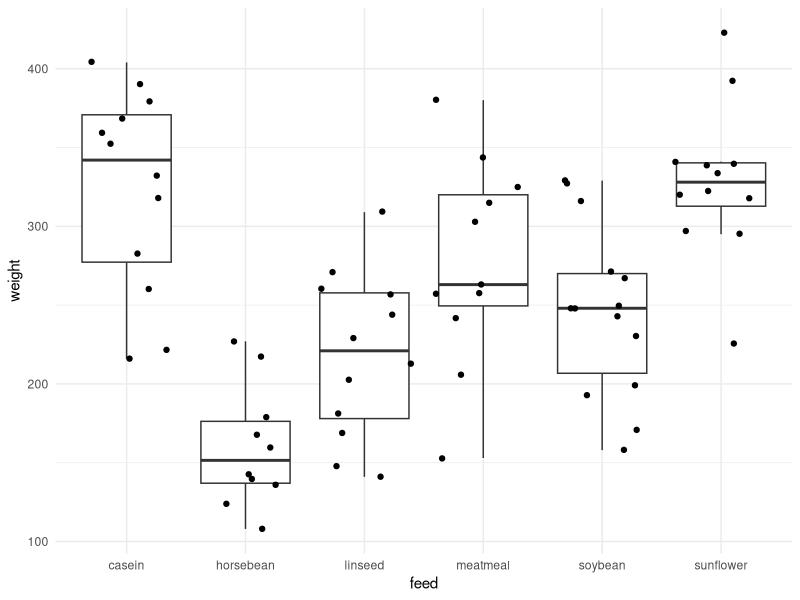

Here is the R script that generated this plot:
# Analysis of variance
# Is weight independent from feed?

library(tidyverse)
View(chickwts)
?chickwts

ggplot(chickwts, aes(x = feed, 
                     y = weight)) + 
  geom_boxplot(outlier.shape = NA) + 
  geom_jitter() +
  theme_minimal()

model <- aov(chickwts$weight ~ chickwts$feed)
summary(model)

?TukeyHSD
TukeyHSD(model)


